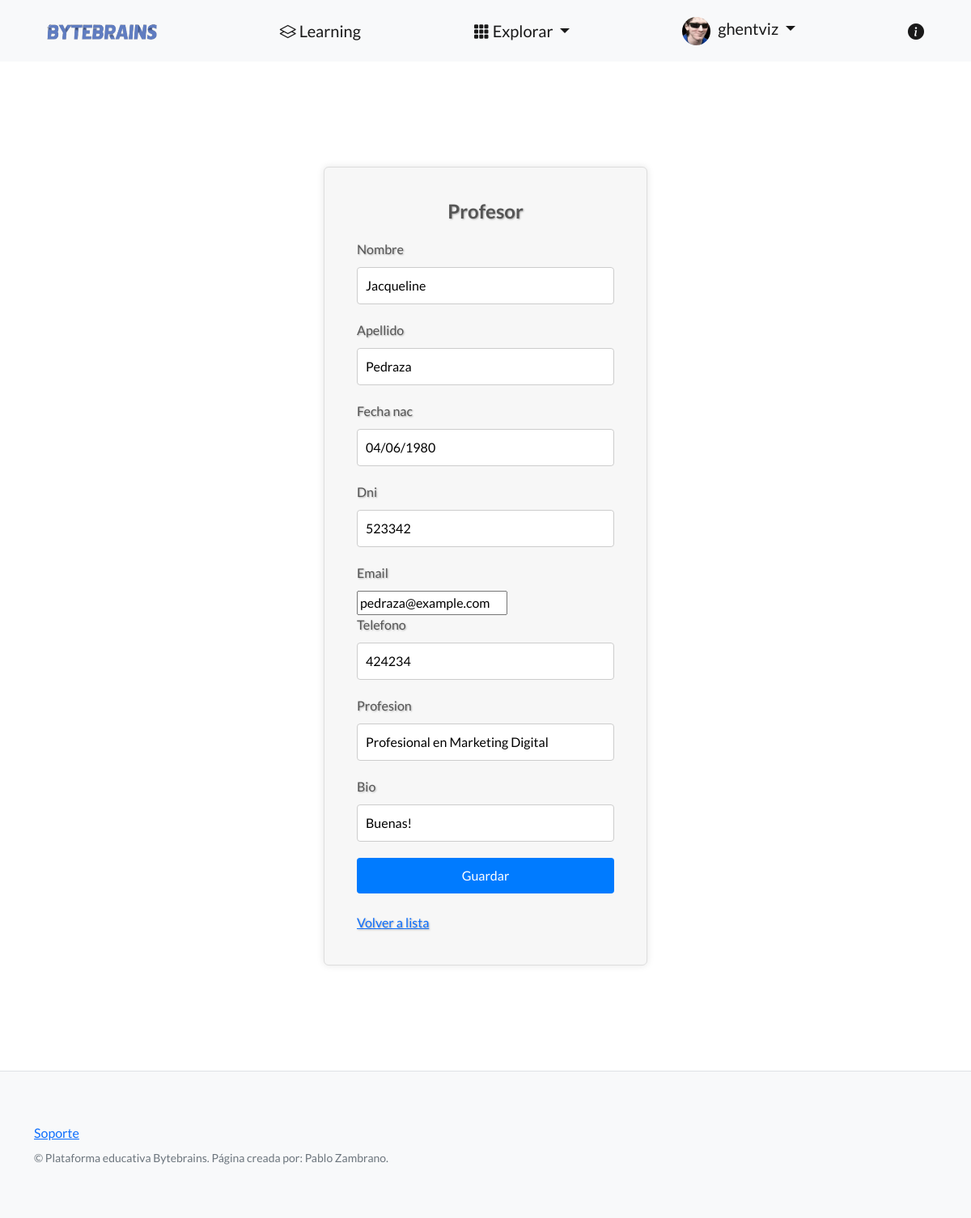
The app's page /plataforma/editar-profesor/6/ (signed in) with its own data.
### perfiles/models.py (models this page shows, shortened)
class Avatar(models.Model):
    user = models.OneToOneField(User, on_delete=models.CASCADE, null=True)
    imagen = models.ImageField(upload_to='avatares', null=True, blank=True)

### control_estudios/models.py (models this page shows, shortened)
class Profesor(models.Model):
    nombre = models.CharField(max_length=256)
    apellido = models.CharField(max_length=256)
    fecha_nac = models.DateField()
    dni = models.CharField(max_length=32)
    email = models.EmailField()
    telefono = models.CharField(max_length=20)
    profesion = models.CharField(max_length=128)
    bio = models.TextField()
    creador = models.ForeignKey(User, on_delete=models.SET_NULL, null=True)

### control_estudios/views.py (the view)
# urls.py: path('editar-profesor/<int:id>/', editar_profesor, name="editar_profesor"),
@login_required
def editar_profesor(request, id):
   profesor = Profesor.objects.get(id=id)
   if request.method == "POST":
       formulario = ProfesorFormulario(request.POST)
       if formulario.is_valid():
           data = formulario.cleaned_data
           profesor.nombre = data['nombre']
           profesor.apellido = data['apellido']
           profesor.fecha_nac = data['fecha_nac']
           profesor.dni = data['dni']
           profesor.email = data['email']
           profesor.telefono = data['telefono']
           profesor.profesion = data['profesion']
           profesor.bio = data['bio']
           profesor.save()
           url_exitosa = reverse('lista_profesores')
           return redirect(url_exitosa)
   else:
       formulario = ProfesorFormulario(initial={
           'nombre': profesor.nombre,
           'apellido': profesor.apellido,
           'fecha_nac': profesor.fecha_nac,
           'dni': profesor.dni,
           'email': profesor.email,
           'telefono': profesor.telefono,
           'profesion': profesor.profesion,
           'bio': profesor.bio,
       })
   context = {
       'formulario': formulario,
       'profesor_id': id,
   }
   return render(
       request=request,
       template_name='control_estudios/formulario_profesores.html',
       context=context,
   )

### control_estudios/forms.py
class ProfesorFormulario(forms.Form):
    nombre = forms.CharField(required=True,max_length=256)
    apellido = forms.CharField(required=True,max_length=256)
    fecha_nac = forms.DateField()
    dni = forms.CharField(required=True,max_length=32)
    email = forms.EmailField()
    telefono = forms.CharField(required=True,max_length=20)
    profesion = forms.CharField(required=True,max_length=256)
    bio = forms.CharField(required=True,max_length=1000)

### control_estudios/templates/control_estudios/formulario_profesores.html (shortened to what this page needs)
{% extends "control_estudios/base.html" %}
{% block contenido %}
<div class="form-container">
  <h2>Profesor</h2>
  <form method="post">
    {% for field in formulario %}
      <label for="{{ field.id_for_label }}">{{ field.label }}</label>
      {{ field }}
    {% endfor %}
    <input type="submit" value="Guardar" />
  </form>
  <br>
  <a href="{% url 'lista_profesores' %}">Volver a lista</a>
  </div>
{% endblock contenido %}

### control_estudios/templates/control_estudios/base.html (shortened to what this page needs)
{% load static %}
<!DOCTYPE html>
<html lang="en">
<head>
    <link href="https://cdn.jsdelivr.net/npm/bootstrap-icons@1.5.0/font/bootstrap-icons.css" rel="stylesheet"
        type="text/css" />
    <link href="{% static 'css/styles.css' %}" rel="stylesheet" />
</head>
<body>
    <nav class="navbar navbar-light bg-light static-top">
        <div class="container">
            <a class="navbar-brand logo-link" href="{% url 'inicio'%}">
                <img class="logo" src="{% static 'logo.png' %}" alt="Logo de la página" />
            </a>
            <a class="navbar-brand learning-link" href="{%url 'lista_posts'%}">
                <i class="bi bi-layers"></i>
                Learning
            </a>
            <div class="dropdown" id="plataformaDropdown">
                <a class="navbar-brand dropdown-toggle" href="#" role="button" data-bs-toggle="dropdown"
                    aria-expanded="false">
                    <i class="bi bi-grid-3x3-gap-fill"></i>
                    Explorar
                </a>
            </div>
            <div class="dropdown" onmouseenter="showDropdown()" onmouseleave="hideDropdown()">
                <a class="navbar-brand dropdown-toggle" href="#" role="button" id="usuarioDropdown" data-bs-toggle="dropdown"
                    aria-expanded="false">
                    {% if user.is_authenticated %}
                        {% if user.avatar %}
                            {% if user.avatar.imagen %}
                            <img src="{{ user.avatar.imagen.url }}" style="width: 35px; height: 35px; border-radius: 50%; margin-right: 5px;">
                            {% else %}
                                <i class="bi bi-person-fill"></i>
                            {% endif %}
                        {% else %}
                            <i class="bi bi-person-fill"></i>
                        {% endif %}
                        {{ user.username }}
                    {% else %}
                    <i class="bi bi-person-fill"></i> Gestionar usuario
                    {% endif %}
                </a>
            </div>
            <a class="navbar-brand about-link" href="{% url 'about' %}">
                <i class="bi bi-info-circle-fill"></i>
            </a>
        </div>
    </nav>
    <section style="padding: 80px 50px;">
        {% block contenido %}
        {% endblock contenido %}
    </section>
    <footer class="footer">
        <div class="container">
            <div class="row">
                <div class="col-lg-6 h-100 text-center text-lg-start my-auto">
                    <ul class="list-inline mb-2">
                        <li class="list-inline-item"><a
                                href="https://docs.google.com/forms/d/e/1FAIpQLSdrpu41T0OnxFOVRi3Zn0Obj1P5-a_17yXlUdo7N0pcVgMJ1Q/viewform?usp=sf_link">Soporte</a>
                        </li>
                    </ul>
                    <p class="text-muted small mb-4 mb-lg-0">&copy; Plataforma educativa Bytebrains. Página creada por:
                        Pablo Zambrano.</p>
                </div>
            </div>
        </div>
    </footer>
</body>
</html>

### control_estudios/templates/control_estudios/base.html (style rules this page uses)
.logo { width: 165px; height: 50px; }
.logo { transition: transform 0.2s; }
.footer { padding: 40px 0; background-color: #f8f9fa; border-top: 1px solid #dee2e6; }
.footer p { margin-bottom: 0; }
.learning-link { transition: transform 0.2s; }
.about-link { position: relative; }
.about-link::after { content: "Acerca de"; position: absolute; top: 100%; left: 50%; transform: translateX(-50%); background-color: #f8f9fa; padding: 8px 16px; border-radius: 8px; opacity: 0; visibility: hidden; transition: opacity 0.3s, visibility 0.3s; box-shadow: 0 2px 4px rgba(0, 0, 0, 0.1); font-family: 'Lato', sans-serif; font-weight: 400; font-size: 14px; color: #333; white-space: nowrap; }

### control_estudios/templates/control_estudios/formulario_profesores.html (style rules this page uses)
.form-container { display: block; font-size: 16px; margin-bottom: 10px; text-shadow: 1px 1px 2px rgba(0, 0, 0, 0.3); color: #555; margin: 50px auto; width: 400px; padding: 40px; background-color: #f7f7f7; border: 1px solid #ddd; border-radius: 6px; box-shadow: 0 0 10px rgba(0, 0, 0, 0.1); animation: squeezeIn 0.8s ease; }
.form-container h2 { font-size: 24px; margin-bottom: 20px; text-align: center; }
.form-container label { display: block; font-size: 16px; margin-bottom: 10px; }
.form-container input[type="text"], .form-container input[type="password"], .form-container select { width: 100%; padding: 10px; border: 1px solid #ccc; border-radius: 4px; box-sizing: border-box; margin-bottom: 20px; }
.form-container input[type="submit"] { background-color: #007bff; color: white; padding: 10px 20px; border: none; border-radius: 4px; cursor: pointer; width: 100%; font-size: 16px; transition: background-color 0.3s ease; }

### records on screen
Profesor: formulario "Jacqueline" "Pedraza" "04/06/1980" "523342" "pedraza@example.com" "424234" "Profesional en Marketing Digital" "Buenas!"

### other values on screen
{{ user.username }} "ghentviz"
{{ field.label }} "Nombre" "Apellido" "Fecha nac" "Dni" "Email" "Telefono" "Profesion" "Bio"
